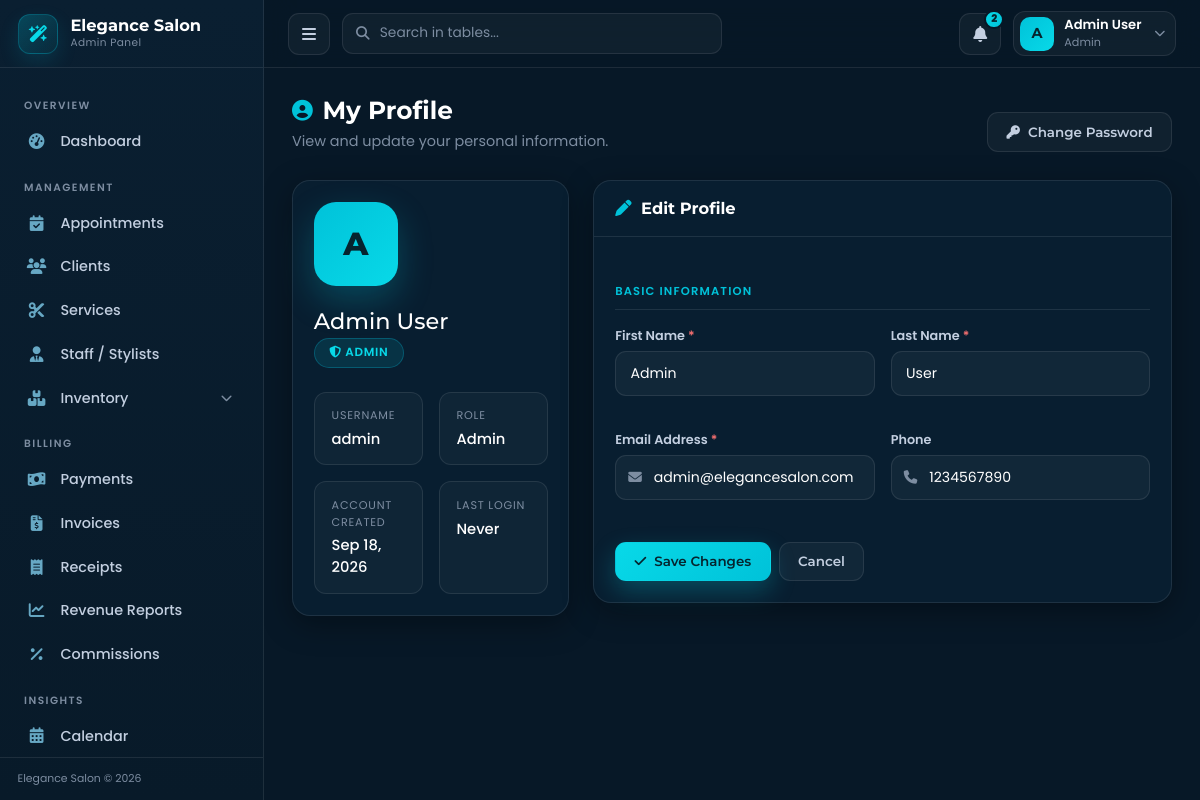
Screenshot of /admin/profile.php (signed in) with the database file from the repository.
### tables this page shows
CREATE TABLE `users` (
    `user_id` INT UNSIGNED NOT NULL AUTO_INCREMENT,
    `role_id` INT UNSIGNED NOT NULL,
    `first_name` VARCHAR(100) NOT NULL,
    `last_name` VARCHAR(100) NOT NULL,
    `username` VARCHAR(50) DEFAULT NULL,
    `email` VARCHAR(255) NOT NULL,
    `password` VARCHAR(255) NOT NULL,
    `phone` VARCHAR(20) DEFAULT NULL,
    `avatar` VARCHAR(500) DEFAULT NULL,
    `is_active` TINYINT(1) NOT NULL DEFAULT 1,
    `remember_token` VARCHAR(255) DEFAULT NULL,
    `remember_expires` DATETIME DEFAULT NULL,
    `last_login` TIMESTAMP NULL DEFAULT NULL,
    `created_at` TIMESTAMP NOT NULL DEFAULT CURRENT_TIMESTAMP,
    `updated_at` TIMESTAMP NOT NULL DEFAULT CURRENT_TIMESTAMP ON UPDATE CURRENT_TIMESTAMP,
    PRIMARY KEY (`user_id`),
    UNIQUE KEY `uk_user_email` (`email`),
    UNIQUE KEY `uk_user_username` (`username`),
    UNIQUE KEY `uk_user_remember_token` (`remember_token`),
    KEY `fk_users_role` (`role_id`),
    CONSTRAINT `fk_users_role` FOREIGN KEY (`role_id`) REFERENCES `roles` (`role_id`) ON DELETE RESTRICT ON UPDATE CASCADE
);

CREATE TABLE `roles` (
    `role_id` INT UNSIGNED NOT NULL AUTO_INCREMENT,
    `role_name` VARCHAR(50) NOT NULL,
    `description` VARCHAR(255) DEFAULT NULL,
    `created_at` TIMESTAMP NOT NULL DEFAULT CURRENT_TIMESTAMP,
    `updated_at` TIMESTAMP NOT NULL DEFAULT CURRENT_TIMESTAMP ON UPDATE CURRENT_TIMESTAMP,
    PRIMARY KEY (`role_id`),
    UNIQUE KEY `uk_role_name` (`role_name`)
);

### includes/auth.php (called while the page is built, shortened)
<?php
function getUserById(int $userId): ?array
{
    $db = getDBConnection();
    $stmt = $db->prepare("
        SELECT u.user_id, u.username, u.first_name, u.last_name, u.email, u.phone,
               u.avatar, u.role_id, u.is_active, u.last_login, u.created_at, u.updated_at,
               r.role_name
        FROM users u
        JOIN roles r ON r.role_id = u.role_id
        WHERE u.user_id = :id
        LIMIT 1
    ");
    $stmt->execute([':id' => $userId]);
    $user = $stmt->fetch();
    return $user ?: null;
}
function roleLabel(string $role): string
{
    switch ($role) {
        case 'admin':        return 'Admin';
    }
}

### includes/functions.php (called while the page is built, shortened)
<?php
require_once __DIR__ . '/auth.php';
function sanitize($input) {
    return htmlspecialchars(trim($input), ENT_QUOTES, 'UTF-8');
}

### admin/profile.php (the view, shortened to what this page needs)
<?php
require_once __DIR__ . '/../includes/functions.php';
$user = getUserById(currentUserId());
$joinDate  = isset($user['created_at']) ? date('M d, Y', strtotime($user['created_at'])) : '—';
$lastLogin = !empty($user['last_login']) ? date('M d, Y g:i A', strtotime($user['last_login'])) : 'Never';
?>
<?php require_once __DIR__ . '/includes/header.php'; ?>
<div class="page-head">
    <div class="page-head-title">
        <h1><i class="fas fa-user-circle"></i> My Profile</h1>
        <p>View and update your personal information.</p>
    </div>
    <a href="<?php echo SITE_URL; ?>/admin/change-password.php" class="btn-admin btn-outline"><i class="fas fa-key"></i> Change Password</a>
</div>
<div class="row g-4">
    <div class="col-xl-4">
        <div class="admin-card">
            <div class="card-body-custom">
                <div class="profile-hero mb-4">
                    <div class="profile-avatar-lg"><?php echo strtoupper(mb_substr($user['first_name'], 0, 1)); ?></div>
                    <div>
                        <h2><?php echo sanitize($user['first_name'] . ' ' . $user['last_name']); ?></h2>
                        <span class="role-chip"><i class="fas fa-shield-halved"></i> <?php echo roleLabel($user['role_name']); ?></span>
                    </div>
                </div>
                <div class="info-grid">
                    <div class="info-item"><div class="lbl">Username</div><div class="val"><?php echo sanitize($user['username'] ?? '—'); ?></div></div>
                    <div class="info-item"><div class="lbl">Role</div><div class="val"><?php echo roleLabel($user['role_name']); ?></div></div>
                    <div class="info-item"><div class="lbl">Account Created</div><div class="val"><?php echo $joinDate; ?></div></div>
                    <div class="info-item"><div class="lbl">Last Login</div><div class="val"><?php echo $lastLogin; ?></div></div>
                </div>
            </div>
        </div>
    </div>
    <div class="col-xl-8">
        <div class="admin-card">
            <div class="card-header-custom">
                <h5><i class="fas fa-pen"></i> Edit Profile</h5>
            </div>
            <div class="card-body-custom">
                <form method="post" action="">
                    <div class="form-section-title">Basic Information</div>
                    <div class="row g-3">
                        <div class="col-md-6">
                            <div class="form-group">
                                <label for="first_name">First Name <span class="req">*</span></label>
                                <input type="text" id="first_name" name="first_name" class="form-control-admin"
                                       value="<?php echo sanitize($user['first_name']); ?>" required>
                            </div>
                        </div>
                        <div class="col-md-6">
                            <div class="form-group">
                                <label for="last_name">Last Name <span class="req">*</span></label>
                                <input type="text" id="last_name" name="last_name" class="form-control-admin"
                                       value="<?php echo sanitize($user['last_name']); ?>" required>
                            </div>
                        </div>
                        <div class="col-md-6">
                            <div class="form-group">
                                <label for="email">Email Address <span class="req">*</span></label>
                                <div class="input-icon-wrap">
                                    <i class="fas fa-envelope"></i>
                                    <input type="email" id="email" name="email" class="form-control-admin"
                                           value="<?php echo sanitize($user['email']); ?>" required>
                                </div>
                            </div>
                        </div>
                        <div class="col-md-6">
                            <div class="form-group">
                                <label for="phone">Phone</label>
                                <div class="input-icon-wrap">
                                    <i class="fas fa-phone"></i>
                                    <input type="text" id="phone" name="phone" class="form-control-admin"
                                           value="<?php echo sanitize($user['phone'] ?? ''); ?>"
                                           placeholder="e.g. +1 555 123 4567">
                                </div>
                            </div>
                        </div>
                    </div>
                    <div class="d-flex gap-2 mt-4">
                        <button type="submit" class="btn-admin btn-cyan"><i class="fas fa-check"></i> Save Changes</button>
                        <a href="<?php echo SITE_URL; ?>/admin/index.php" class="btn-admin btn-outline">Cancel</a>
                    </div>
                </form>
            </div>
        </div>
    </div>
</div>
<?php require_once __DIR__ . '/includes/footer.php'; ?>

### admin/includes/header.php (shortened to what this page needs)
<?php
require_once __DIR__ . '/../../includes/functions.php';
$adminUser = getUserById(currentUserId());
$adminName  = trim($adminUser['first_name'] . ' ' . $adminUser['last_name']) ?: 'Admin';
$adminRoleLabel = roleLabel($adminUser['role_name']);
$adminInitial = strtoupper(mb_substr(trim($adminUser['first_name']), 0, 1)) ?: 'A';
$unreadCount = 0;
try {
    $db = getDBConnection();
    $stmt = $db->prepare("SELECT COUNT(*) AS c FROM notifications WHERE is_read = 0 AND (user_id = :uid OR user_id IS NULL)");
    $stmt->execute([':uid' => $adminUser['user_id']]);
    $unreadCount = (int)$stmt->fetch()['c'];
} catch (PDOException $e) {
    $unreadNotifications = [];
}
?>
<!DOCTYPE html>
<html lang="en">
<head>
    <link href="https://cdn.jsdelivr.net/npm/bootstrap@5.3.2/dist/css/bootstrap.min.css" rel="stylesheet">
    <link rel="stylesheet" href="https://cdnjs.cloudflare.com/ajax/libs/font-awesome/6.5.1/css/all.min.css">
    <link rel="stylesheet" href="<?php echo SITE_URL; ?>/admin/assets/css/admin.css">
</head>
<body class="admin-body">
<div class="admin-layout">
    <?php require_once __DIR__ . '/sidebar.php'; ?>
    <div class="admin-main">
        <header class="admin-topbar">
            <div class="topbar-left">
                <button class="topbar-toggle" data-admin-toggle aria-label="Toggle sidebar">
                    <i class="fas fa-bars"></i>
                </button>
                <div class="topbar-search">
                    <i class="fas fa-magnifying-glass"></i>
                    <input type="text" data-table-search=".admin-table" placeholder="Search in tables...">
                </div>
            </div>
            <div class="topbar-right">
                <div class="dropdown">
                    <button class="topbar-icon-btn" data-bs-toggle="dropdown" aria-expanded="false" aria-label="Notifications">
                        <i class="fas fa-bell"></i>
                        <?php if ($unreadCount > 0): ?>
                        <span class="notif-dot"><?php echo min($unreadCount, 99); ?></span>
                        <?php endif; ?>
                    </button>
                </div>
                <div class="dropdown">
                    <button class="profile-btn" data-bs-toggle="dropdown" aria-expanded="false">
                        <span class="profile-avatar"><?php echo $adminInitial; ?></span>
                        <span class="profile-meta">
                            <b><?php echo sanitize($adminName); ?></b>
                            <span><?php echo sanitize($adminRoleLabel); ?></span>
                        </span>
                        <i class="fas fa-chevron-down"></i>
                    </button>
                </div>
            </div>
        </header>
        <main class="admin-content">

### rows the page displays
users: first_name "A", adminName "Admin User", role.role_name "Admin", first_name+last_name "Admin User", role.role_name "ADMIN", username "admin", created_at "Sep 18, 2026", last_login "Never", first_name "Admin", last_name "User", email "admin@elegancesalon.com", phone "1234567890"

### other values shown
$sidebarItem['label'] "Dashboard"
$groupLabel "MANAGEMENT"
$sidebarItem['label'] "Appointments"
$sidebarItem['label'] "Clients"
$sidebarItem['label'] "Services"
$sidebarItem['label'] "Staff / Stylists"
$sidebarItem['label'] "Inventory"
$groupLabel "BILLING"
$sidebarItem['label'] "Payments"
$sidebarItem['label'] "Invoices"
$sidebarItem['label'] "Receipts"
$sidebarItem['label'] "Revenue Reports"
$sidebarItem['label'] "Commissions"
$groupLabel "INSIGHTS"
$sidebarItem['label'] "Calendar"
